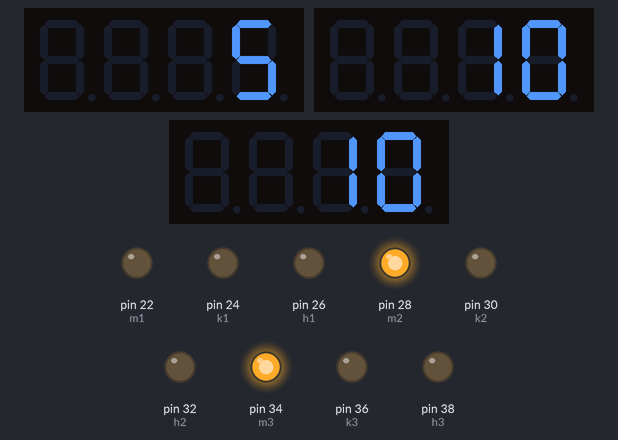
Simulated run of this sketch. Board: Arduino Mega 2560, built with avr-gcc and run on an emulated ATmega2560. Parts: 3 × 4-digit seven-segment display, output pins drawn as LEDs (lit = HIGH).

Above: at 0.27 s.
At 6.79 s:
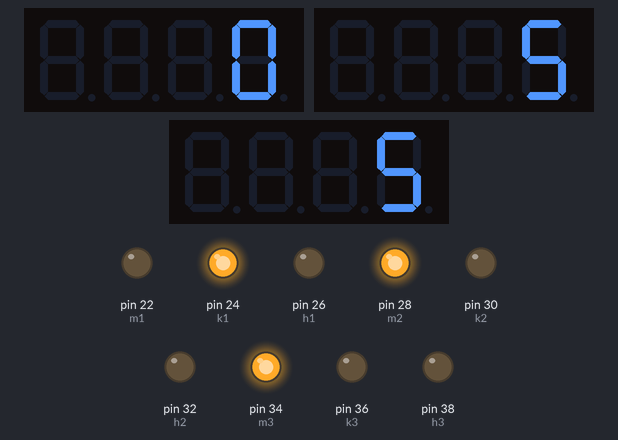
At 11.4 s:
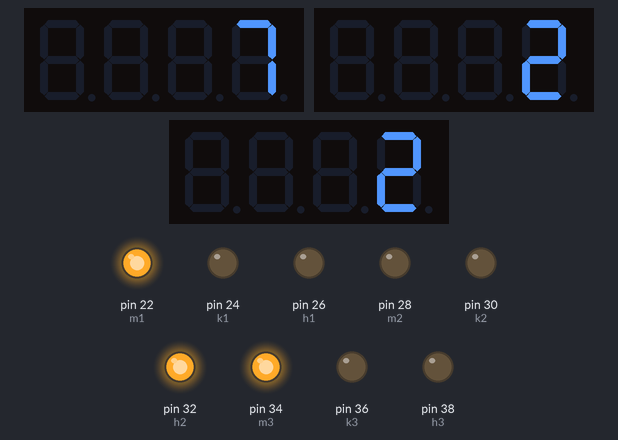
At 22.5 s:
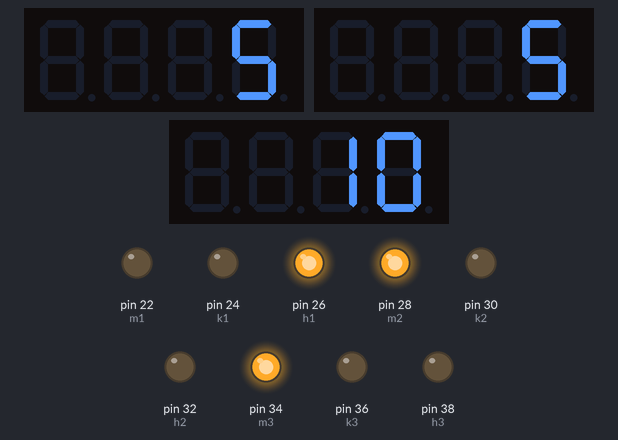
At 29.41 s:
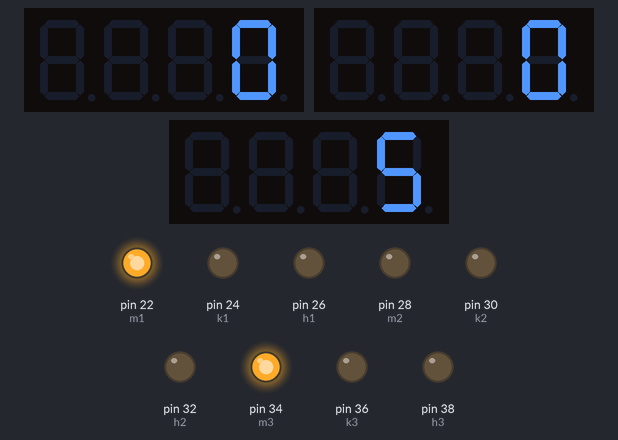
At 38.9 s:
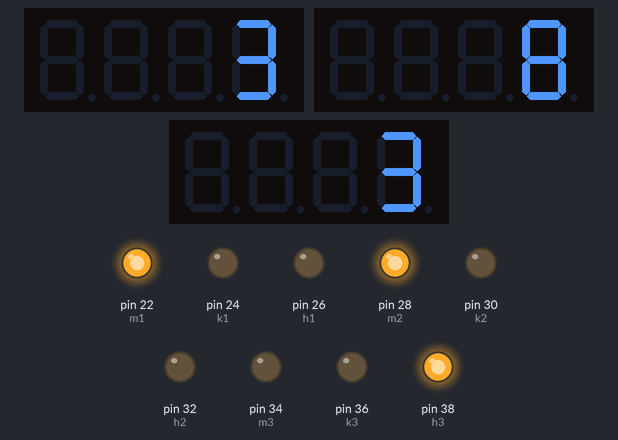
Timing chart, 0 to 40.0 s (numbered marks = the images above):
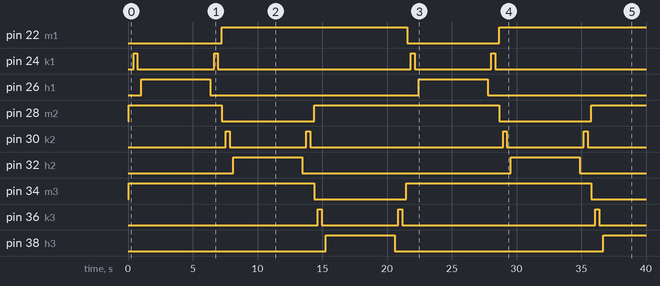

Measured:
- by itself, pin 22 (m1): LOW → HIGH at 7.2 s, → LOW 14.3 s later, → HIGH 7.1 s later
- by itself, pin 24 (k1): LOW → HIGH at 0.43 s, → LOW 0.30 s later, → HIGH 5.9 s later, → LOW 0.30 s later, … (8 changes in this stretch)
- by itself, pin 26 (h1), pin 32 (h2): alternates HIGH for 5.3 s and LOW for 16.1 s
- by itself, pin 28 (m2): alternates HIGH for 14.3 s and LOW for 7.1 s
- by itself, pin 30 (k2): LOW → HIGH at 7.5 s, → LOW 0.30 s later, → HIGH 5.9 s later, → LOW 0.30 s later, … (8 changes in this stretch)
- by itself, pin 34 (m3): HIGH → LOW at 14.4 s, → HIGH 7.1 s later, → LOW 14.3 s later
- by itself, pin 36 (k3): goes HIGH 0.30 s, LOW 5.9 s, HIGH 0.30 s, LOW 14.9 s, HIGH 0.30 s, then LOW
- by itself, pin 38 (h3): LOW → HIGH at 15.3 s, → LOW 5.3 s later, → HIGH 16.1 s later

The sketch:

TrafikGila.ino
```cpp
#include <TM1637Display.h>
#define m1 22
#define k1 24
#define h1 26

#define m2 28
#define k2 30
#define h2 32

#define m3 34
#define k3 36
#define h3 38
#define clk1 2
#define dio1 3
#define clk2 4
#define dio2 5
#define clk3 6
#define dio3 7

TM1637Display display1 (2, 3);
TM1637Display display2 (4, 5);
TM1637Display display3 (6, 7);

int waktu1 = 5;
int waktu2 = 10;
int waktu3 = 10;

int kondisi = 1;
int kons = 1;

void setup() {
   display1.setBrightness(7);
   display2.setBrightness(7);
   display3.setBrightness(7);
   display1.clear();
   display2.clear();
   display3.clear();
  // put your setup code here, to run once:
  pinMode(m1, OUTPUT);
  pinMode(k1, OUTPUT);
  pinMode(h1, OUTPUT);

  pinMode(m2, OUTPUT);
  pinMode(k2, OUTPUT);
  pinMode(h2, OUTPUT);

  pinMode(m3, OUTPUT);
  pinMode(k3, OUTPUT);
  pinMode(h3, OUTPUT);

  digitalWrite (m1, LOW);
  digitalWrite (k1, LOW);
  digitalWrite (h1, LOW);

  digitalWrite (m2, HIGH);
  digitalWrite (k2, LOW);
  digitalWrite (h2, LOW);

  digitalWrite (m3, HIGH);
  digitalWrite (k3, LOW);
  digitalWrite (h3, LOW);
}

void loop() {
  display1.showNumberDec(waktu1, false);
  display2.showNumberDec(waktu2, false);
  display3.showNumberDec(waktu3, false);

  if (waktu1 <= 5 && kondisi == 1) {

    if (kons == 1) {
      digitalWrite (m1, LOW);
      delay(300);
      digitalWrite (k1, HIGH);
      delay(300);
      digitalWrite (k1, LOW);
      delay(300);
      kons = 2;
    }
    digitalWrite (h1, HIGH);
    if (waktu1 <= 0) {
      digitalWrite (h1, LOW);
      delay(300);
      digitalWrite (k1, HIGH);
      delay(300);
      digitalWrite (k1, LOW);
      delay(300);
      digitalWrite (m1, HIGH);
      kondisi =  2;
      waktu1 = 10;
      waktu2 = 5;
    }
  }
  if (waktu2 <= 5 && kondisi == 2) {
    if (kons == 2) {
      digitalWrite (m2, LOW);
      delay(300);
      digitalWrite (k2, HIGH);
      delay(300);
      digitalWrite (k2, LOW);
      delay(300);
      kons = 3;
    }
    digitalWrite (h2, HIGH);
    if (waktu2 <= 0) {
      digitalWrite (h2, LOW);
      delay(300);
      digitalWrite (k2, HIGH);
      delay(300);
      digitalWrite (k2, LOW);
      delay(300);
      digitalWrite (m2, HIGH);
      kondisi =  3;
      waktu2 = 10;
      waktu3 = 5;
    }
  }
  if (waktu3 <= 5 && kondisi == 3) {
    if (kons == 3) {
      digitalWrite (m3, LOW);
      delay(300);
      digitalWrite (k3, HIGH);
      delay(300);
      digitalWrite (k3, LOW);
      delay(300);
      kons = 1;
    }
    digitalWrite (h3, HIGH);
    if (waktu3 <= 0) {
      digitalWrite (h3, LOW);
      delay(300);
      digitalWrite (k3, HIGH);
      delay(300);
      digitalWrite (k3, LOW);
      delay(300);
      digitalWrite (m3, HIGH);
      kondisi =  1;
      waktu3 = 10;
      waktu1 = 5;
      return;
    }
  }

  delay(1000);
  waktu1--;
  waktu2--;
  waktu3--;
}
```
